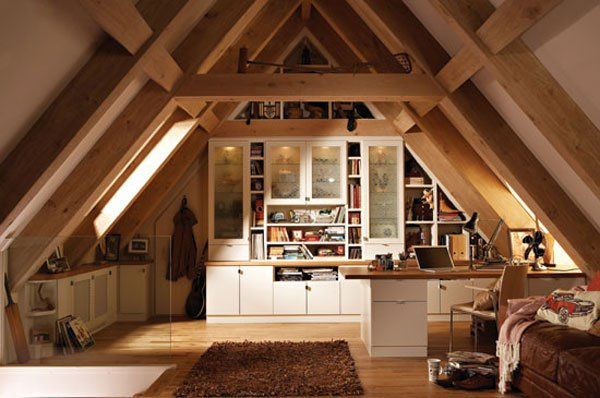
#> input picture DataSet/House.jpeg, 600 x 398 px
$ python DIP_020.py
#> lines starting #> are read from the running program, lines starting #| are printed output that depends on the picture
import numpy as np
import cv2
from matplotlib import pyplot as plt

img = cv2.imread('DataSet/House.jpeg', cv2.IMREAD_GRAYSCALE)
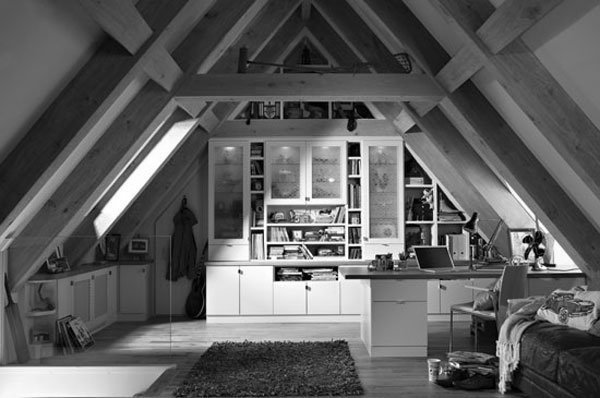
#> img: shape (398, 600); min 0, max 255, mean 94.5

mu, sigma = 8.0, 30.0
imgGaussNoise = img + np.random.normal(mu, sigma, img.shape)
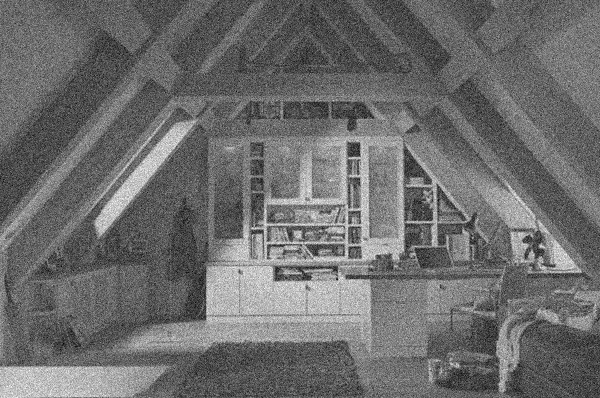
#> imgGaussNoise: shape (398, 600) float64; min -90.46, max 359, mean 102.6; drawn with min black and max white
imgGaussNoise = np.uint8(cv2.normalize(imgGaussNoise, None, 0, 255, cv2.NORM_MINMAX))
dst = cv2.fastNlMeansDenoising(img, None, 10, 21, 7)

plt.figure(figsize=(18, 6))
plt.subplot(131), plt.imshow(img), plt.gray(), plt.title('Original')
plt.subplot(132), plt.imshow(imgGaussNoise), plt.gray(), plt.title('Con ruido')
plt.subplot(133), plt.imshow(dst), plt.gray(), plt.title('Sin ruido')
plt.tight_layout()
plt.show()
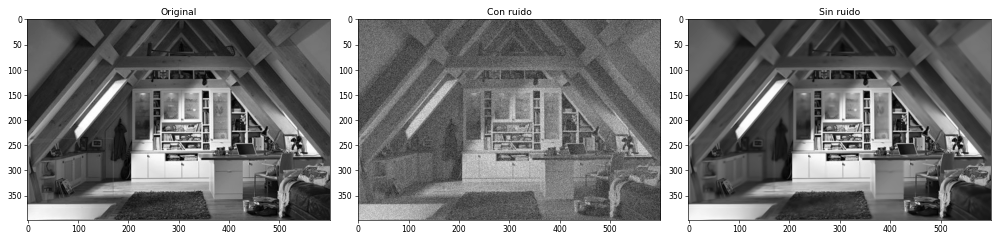
#> figure drawn by matplotlib, 3 panels
